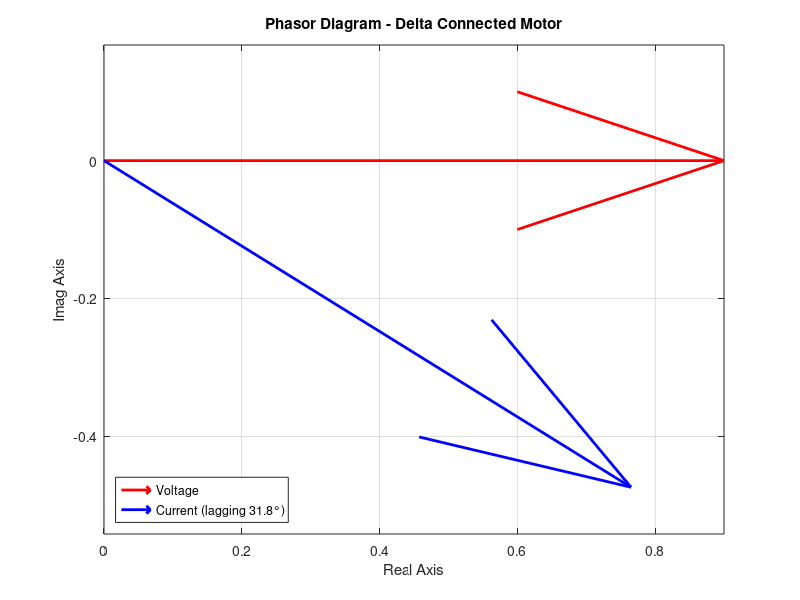

The MATLAB script that drew this image:
% ===============================================
% Exercise 2 - Balanced Three-Phase System (Delta)
% Variant C - Week 4 Challenge
% ===============================================

clc; clear;

% ---------- GIVEN DATA ----------
UL = 400;          % Line voltage (V)
f = 50;            % Frequency (Hz)
P_rated = 20000;   % Rated mechanical power (W)
eta = 0.90;        % Efficiency
pf = 0.85;         % Power factor (lagging)

% ---------- STEP 1: ELECTRICAL INPUT POWER ----------
P_in = P_rated / eta;      % Electrical input power (W)

% ---------- STEP 2: LINE CURRENT (DELTA) ----------
IL_delta = P_in / (sqrt(3) * UL * pf);   % Line current (A)

% ---------- STEP 3: PHASE CURRENT (DELTA) ----------
Iph_delta = IL_delta / sqrt(3);          % Phase current (A)
Uph_delta = UL;                          % In delta, phase voltage = line voltage

% ---------- STEP 4: PHASE IMPEDANCE ----------
Z_delta = Uph_delta / Iph_delta;         % Phase impedance (Ohms)
phi = acos(pf);                          % Power factor angle (rad)
R_delta = Z_delta * cos(phi);            % Resistance per phase (Ohms)
XL_delta = Z_delta * sin(phi);           % Inductive reactance (Ohms)
L_delta = XL_delta / (2 * pi * f);       % Inductance (H)

% ---------- STEP 5: POWER CHECKS ----------
Q3_delta = sqrt(3) * UL * IL_delta * sin(phi);    % Total reactive power (var)
S3_delta = sqrt(P_in^2 + Q3_delta^2);             % Total apparent power (VA)

% ---------- STEP 6: STAR CONNECTION COMPARISON ----------
Uph_star = UL / sqrt(3);                 % Phase voltage in star (V)
Iph_star = Uph_star / Z_delta;           % Phase current in star (A)
IL_star = Iph_star;                      % In star: IL = Iph
P3_star = sqrt(3) * UL * IL_star * pf;   % Power in star (W)

% ---------- STEP 7: STARTING CURRENT (DOL and STAR START) ----------
IL_start_delta = sqrt(3) * UL / Z_delta; % Direct-On-Line start current (A)
IL_start_star = (UL / sqrt(3)) / Z_delta; % Star start current (A)

% ---------- DISPLAY RESULTS ----------
fprintf('\n=========== RESULTS (DELTA CONNECTION) ===========\n');
fprintf('Electrical input power P_in = %.2f kW\n', P_in / 1000);
fprintf('Line current (delta) IL_Δ = %.2f A\n', IL_delta);
fprintf('Phase current (delta) Iph_Δ = %.2f A\n', Iph_delta);
fprintf('Phase impedance |ZΔ| = %.2f Ohm\n', Z_delta);
fprintf('RΔ = %.2f Ohm, XLΔ = %.2f Ohm, LΔ = %.4f H\n', R_delta, XL_delta, L_delta);
fprintf('Reactive power Q3φ = %.2f kvar\n', Q3_delta / 1000);
fprintf('Apparent power S3φ = %.2f kVA\n', S3_delta / 1000);

fprintf('\n----------- COMPARISON WITH STAR CONNECTION -----------\n');
fprintf('Line current (star) IL_Y = %.2f A\n', IL_star);
fprintf('Input power (star) P3φ,Y = %.2f kW\n', P3_star / 1000);
fprintf('Current ratio (Y/Δ) = %.3f\n', IL_star / IL_delta);
fprintf('Power ratio (Y/Δ)   = %.3f\n', P3_star / P_in);

fprintf('\n----------- MOTOR STARTING CURRENT -----------\n');
fprintf('DOL start current (Δ) = %.2f A\n', IL_start_delta);
fprintf('Star start current (Y) = %.2f A\n', IL_start_star);
fprintf('Reduction factor = %.3f (≈ 1/3)\n', IL_start_star / IL_start_delta);
fprintf('========================================================\n');

% ---------- OPTIONAL PHASOR DIAGRAM ----------
figure;
quiver(0,0,1,0,'r','LineWidth',2); hold on; % Voltage reference
quiver(0,0,cos(phi),-sin(phi),'b','LineWidth',2);
title('Phasor Diagram - Delta Connected Motor');
legend('Voltage','Current (lagging 31.8°)','Location','southwest');
xlabel('Real Axis'); ylabel('Imag Axis');
axis equal; grid on;
